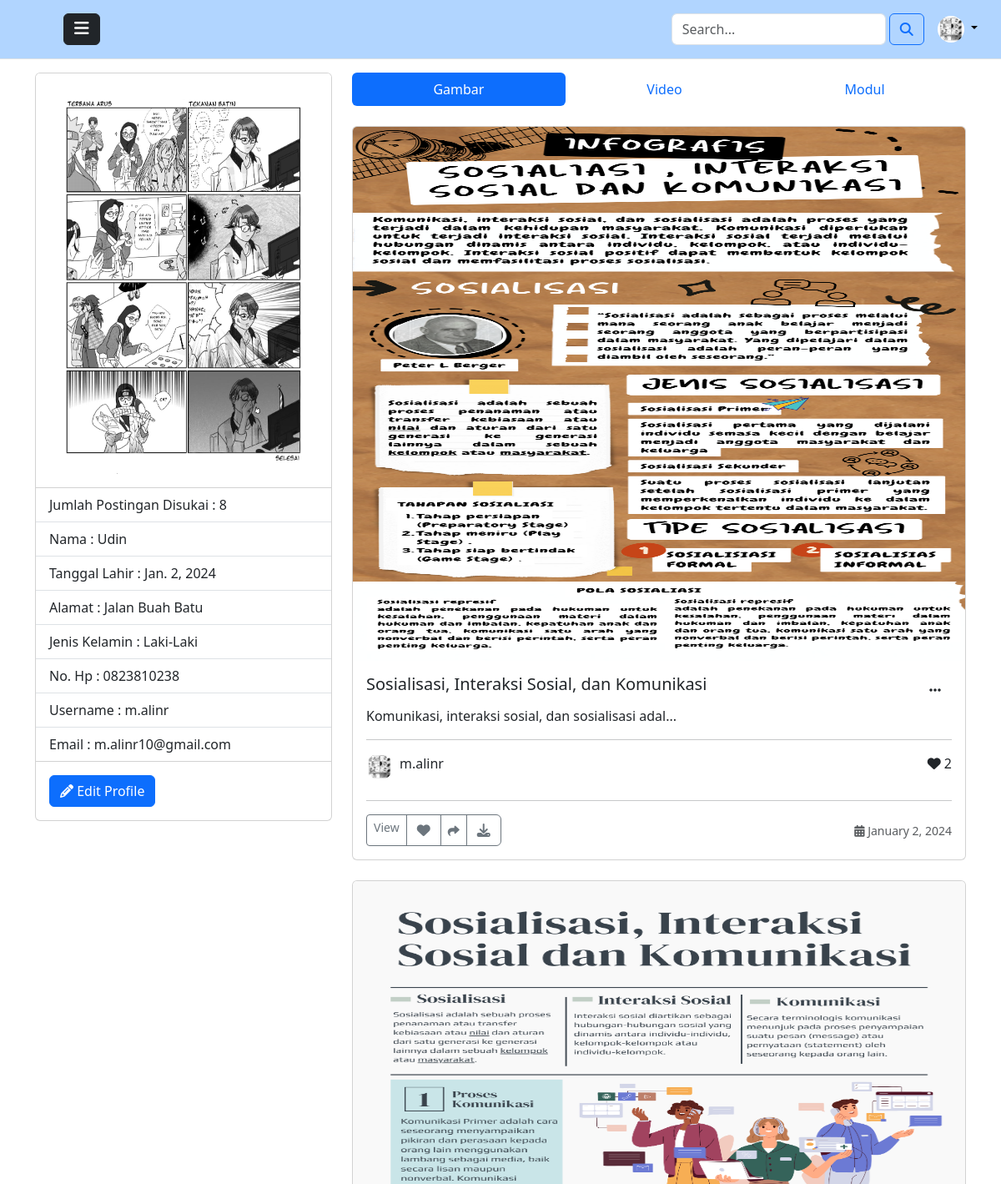
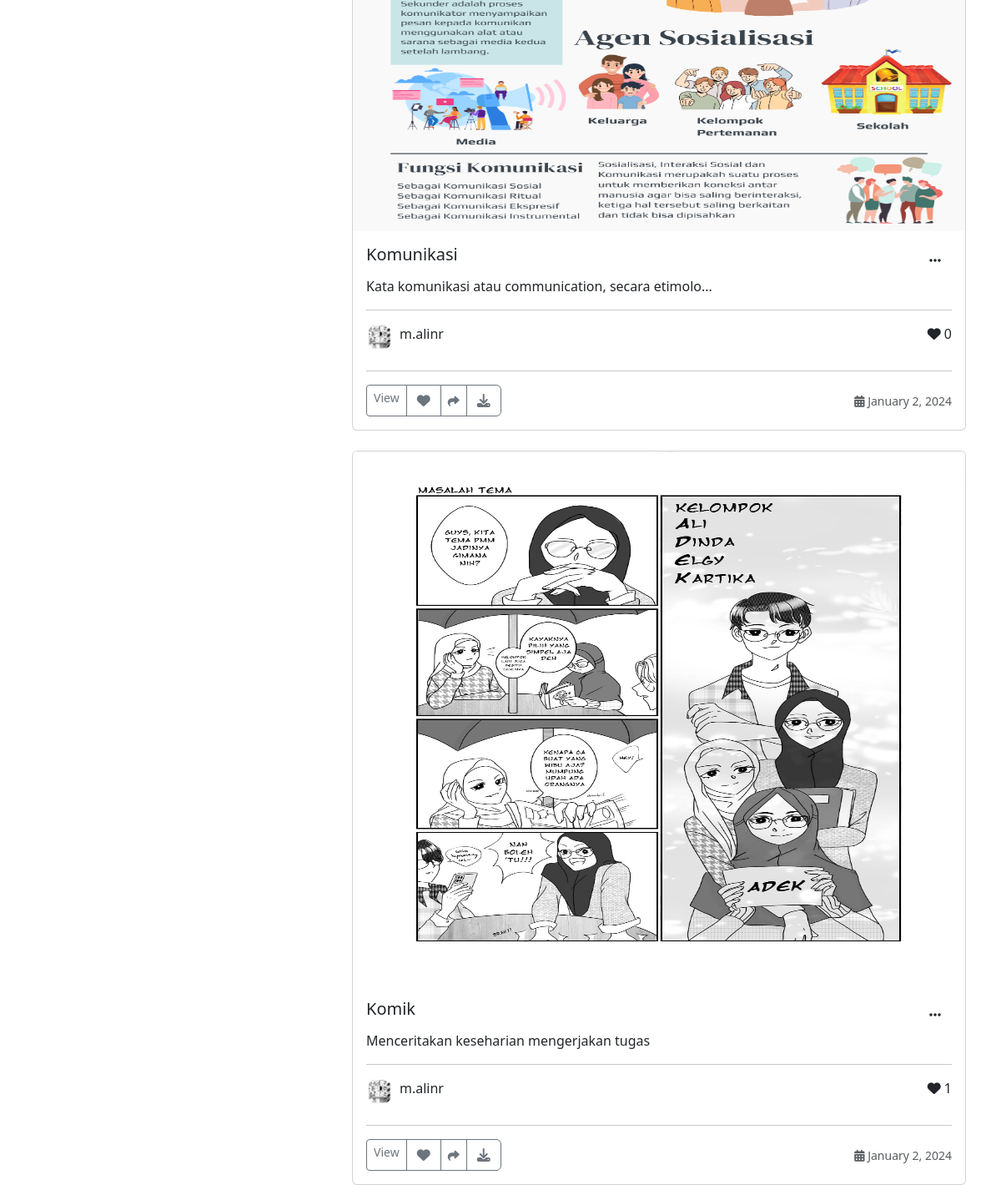
The app's page /profile (signed in) with its own data (2 pictures, top to bottom).
### core/models.py (models this page shows, shortened)
class Profile(models.Model):
    user = models.ForeignKey(User, on_delete=models.CASCADE)
    id_user = models.IntegerField()
    profile_image = models.ImageField(upload_to='profile_images', default='blank-profile-picture.png')
    alamat = models.TextField(blank=True)
    tanggal_lahir = models.DateField(blank=True, null=True)
    nama_lengkap = models.CharField(max_length=100, blank=True)
    no_hp = models.CharField(max_length=20, blank=True)
    jenis_kelamin = models.CharField(max_length=20, blank=True)

class Post(models.Model):
    id_post = models.UUIDField(primary_key=True, default=uuid.uuid4, editable=False)
    kategori_id = models.ForeignKey('Kategori', on_delete=models.CASCADE)
    lisensi_id = models.ForeignKey('Lisensi', on_delete=models.CASCADE)
    user = models.ForeignKey(User, on_delete=models.CASCADE)
    judul = models.CharField(max_length=100)
    deskripsi = models.TextField(blank=True)
    thumbnail = models.ImageField(upload_to='post_thumbnail', null=True)
    created_at = models.DateTimeField(default=datetime.now)
    no_of_like = models.IntegerField(default=0)

### core/views.py (the view)
# urls.py: path('profile', views.profile, name='profile'),
@login_required(login_url='login')
def profile(request):
    if request.method == 'POST':
        user = request.user
        user_model = User.objects.get(username=user)
        profile = Profile.objects.get(user=user_model)
        if request.FILES.get('profile_image') == None:
            profile.profile_image = profile.profile_image
        elif request.FILES.get('profile_image') != None:
            profile.profile_image = request.FILES['profile_image']
        profile.alamat = request.POST['alamat']
        profile.tanggal_lahir = request.POST['tanggal_lahir']
        profile.nama_lengkap = request.POST['nama_lengkap']
        profile.no_hp = request.POST['no_hp']
        profile.jenis_kelamin = request.POST['jenis_kelamin']
        profile.save()
        return HttpResponseRedirect(request.META['HTTP_REFERER'])
    else:
        jumlah_likes = hitungJumlahLike()
        user = request.user
        user_model = User.objects.get(username=user)
        profile = Profile.objects.get(user=user_model)
        post = Post.objects.filter(user=user)
        video = PostVideo.objects.filter(user=user)
        images = PostImage.objects.filter(post__in=post)
        modul = PostModul.objects.filter(user=user)
        context = {
            'profile': profile,
            'post': post,
            'images': images,
            'video': video,
            'modul': modul,
            'jumlah_likes': jumlah_likes,
        }
        return render(request, 'profile.html', context)

### core/views.py (called while the page is built)
def hitungJumlahLike():
    post_likes = np.array(Post.objects.values_list('no_of_like', flat=True))
    modul_likes = np.array(PostModul.objects.values_list('no_of_like', flat=True))
    video_likes = np.array(PostVideo.objects.values_list('no_of_like', flat=True))
    all_likes = np.concatenate([post_likes, modul_likes, video_likes])
    sum_likes = np.sum(all_likes)
    return sum_likes

### templates/profile.html (shortened to what this page needs)
{% extends "layouts/base.html" %}
{% block content %}
{% include "layouts/navbar.html" %}
<div class="container">
    <div class="row">
        <div class="col-4">
            <div class="card">
                <img src="{{ profile.profile_image.url }}" class="card-img-top" alt="...">
                <ul class="list-group list-group-flush">
                  <li class="list-group-item">Jumlah Postingan Disukai : {{jumlah_likes}}</li>
                  <li class="list-group-item">Nama : {{profile.nama_lengkap}}</li>
                  <li class="list-group-item">Tanggal Lahir : {{profile.tanggal_lahir}}</li>
                  <li class="list-group-item">Alamat : {{profile.alamat}}</li>
                  <li class="list-group-item">Jenis Kelamin : {{profile.jenis_kelamin}}</li>
                  <li class="list-group-item">No. Hp : {{profile.no_hp}}</li>
                  <li class="list-group-item">Username : {{user.username}}</li>
                  <li class="list-group-item">Email : {{user.email}}</li>
                </ul>
                <div class="card-body">
                  <a href="/settings" type="button" class="btn btn-primary card-link"><i class="fa-solid fa-pencil"></i> Edit Profile</a>
                </div>
              </div>
        </div>
        <div class="col-8">
            <ul class="nav nav-pills nav-fill">
                <li class="nav-item ">
                  <a class="nav-link active" data-toggle="tab" aria-current="page" href="#gambar">Gambar</a>
                </li>
                <li class="nav-item">
                  <a class="nav-link" data-toggle="tab" href="#video">Video</a>
                </li>
                <li class="nav-item">
                  <a class="nav-link" data-toggle="tab" href="#modul">Modul</a>
                </li>
            </ul>
            <div class="tab-content row">
                <div id="gambar" class="tab-pane in active">
                    {% for postImage in post %}
                        <div class="col mt-4">
                            {% include "card_post/card_image.html" %}
                    {% endfor %}
                </div>
            </div>
        </div>
    </div>
</div>
{% endblock content %}

### templates/layouts/navbar.html (shortened to what this page needs)
<header class="p-3 mb-3 border-bottom" style="background-color: #B1D5FF;">
  <div class="container-fluid">
    <div class="d-flex flex-wrap align-items-center justify-content-center justify-content-lg-start" >
      <a href="/" class="d-flex align-items-center mb-2 mb-lg-0 link-body-emphasis text-decoration-none">
        <svg class="bi me-2" width="40" height="32" role="img" aria-label="Bootstrap"><use xlink:href="#bootstrap"/></svg>
      </a>
      <ul class="nav col-12 col-lg-auto me-lg-auto mb-2 mb-md-0">
        <li><button class="btn btn-dark" type="button" data-bs-toggle="offcanvas" data-bs-target="#offcanvasWithBothOptions" aria-controls="offcanvasWithBothOptions"><i class="fa-solid fa-bars" style="font-size:20px;"></i></button></li>
      </ul>
      <form class="d-flex col-12 col-lg-auto mb-3 mb-lg-0 me-lg-3" action="/search_konten" method="post" role="search">
        <input type="search" name="search" class="form-control me-1" placeholder="Search..." aria-label="Search">
        <button class="btn btn-outline-primary" type="submit"><i class="fa-solid fa-magnifying-glass"></i>  </button>
      </form>
      <div class="dropdown text-end">
        <a href="#" class="d-block link-body-emphasis text-decoration-none dropdown-toggle" data-bs-toggle="dropdown" aria-expanded="false">
          <img src="{{profile.profile_image.url }}" alt="mdo" width="32" height="32" class="rounded-circle">
        </a>
      </div>
    </div>
  </div>
</header>

### templates/card_post/card_image.html (shortened to what this page needs)
<div class="card">
    <a href="{{postImage.thumbnail.url}}"><img src="{{postImage.thumbnail.url}}" class="card-img-top" style="height: 40rem;" alt="..."></a>
    <div class="card-body">
      <div class="d-flex justify-content-between">
        <div>
          <h5 class="card-title">{{ postImage.judul }} </h5>
        </div>
        <div>
          {% if user == postImage.user %}
          <div class="dropdown">
            <a class="btn" href="#" role="button" data-bs-toggle="dropdown" aria-expanded="false">
              <i class="fa-solid fa-ellipsis"></i>
            </a>
          </div>
          {% endif %}
        </div>
      </div>
      <p class="card-text">{{ postImage.deskripsi|slice:":50" }}{% if postImage.deskripsi|length > 50 %}...{% endif %}</p>
      <hr>
      <div class="mb-2 d-flex justify-content-between">
        <div class="d-flex">
          <img src="{{profile.profile_image.url }}" alt="mdo" width="32" height="32" class="rounded-circle me-2">
          <p class="me-1">{{postImage.user}}</p>
        </div>
        <p class="text-body-light"><i class="fa-solid fa-heart"></i>  {{postImage.no_of_like}} </p>
      </div>
      <hr>
      <div class="d-flex justify-content-between align-items-center">
        <div class="btn-group">
          <a type="button" class="btn btn-sm btn-outline-secondary" href="{% url 'detail' id=postImage.id_post %}">View</a>
          <a class="btn btn-outline-secondary" href="/like_post?post_id={{ postImage.id_post }}" role="button"><i class="fa-solid fa-heart"></i></a>
          <button type="button" class="btn btn-sm btn-outline-secondary" data-bs-toggle="modal" data-bs-target="#modal-share{{ postImage.id_post }}"><i class="fa-solid fa-share"></i></button>
          <a class="btn btn-outline-secondary" href="{% url 'download_images' post_id=postImage.id_post %}" role="button"><i class="fa-solid fa-download"></i></i></a>
        </div>
        <small class="text-body-secondary"><i class="fa-solid fa-calendar-days"></i>  {{ postImage.created_at|date:"F j, Y" }}</small>
      </div>
    </div>
  </div>
</div>

### records on screen
Profile: profile_image (picture), nama_lengkap "Udin", tanggal_lahir "Jan. 2, 2024", alamat "Jalan Buah Batu", jenis_kelamin "Laki-Laki", no_hp "0823810238"
Post: thumbnail (picture), judul "Sosialisasi, Interaksi Sosial, dan Komunikasi", deskripsi "Komunikasi, interaksi sosial, dan sosialisasi adal", profile_image (picture), user "m.alinr", no_of_like "2", created_at "January 2, 2024"
Post: thumbnail (picture), judul "Komunikasi", deskripsi "Kata komunikasi atau communication, secara etimolo", profile_image (picture), user "m.alinr", no_of_like "0", created_at "January 2, 2024"
Post: thumbnail (picture), judul "Komik", deskripsi "Menceritakan keseharian mengerjakan tugas", profile_image (picture), user "m.alinr", no_of_like "1", created_at "January 2, 2024"

### other values on screen
{{ jumlah_likes }} "8"
{{ user.username }} "m.alinr"
{{ user.email }} "m.alinr10@gmail.com"
